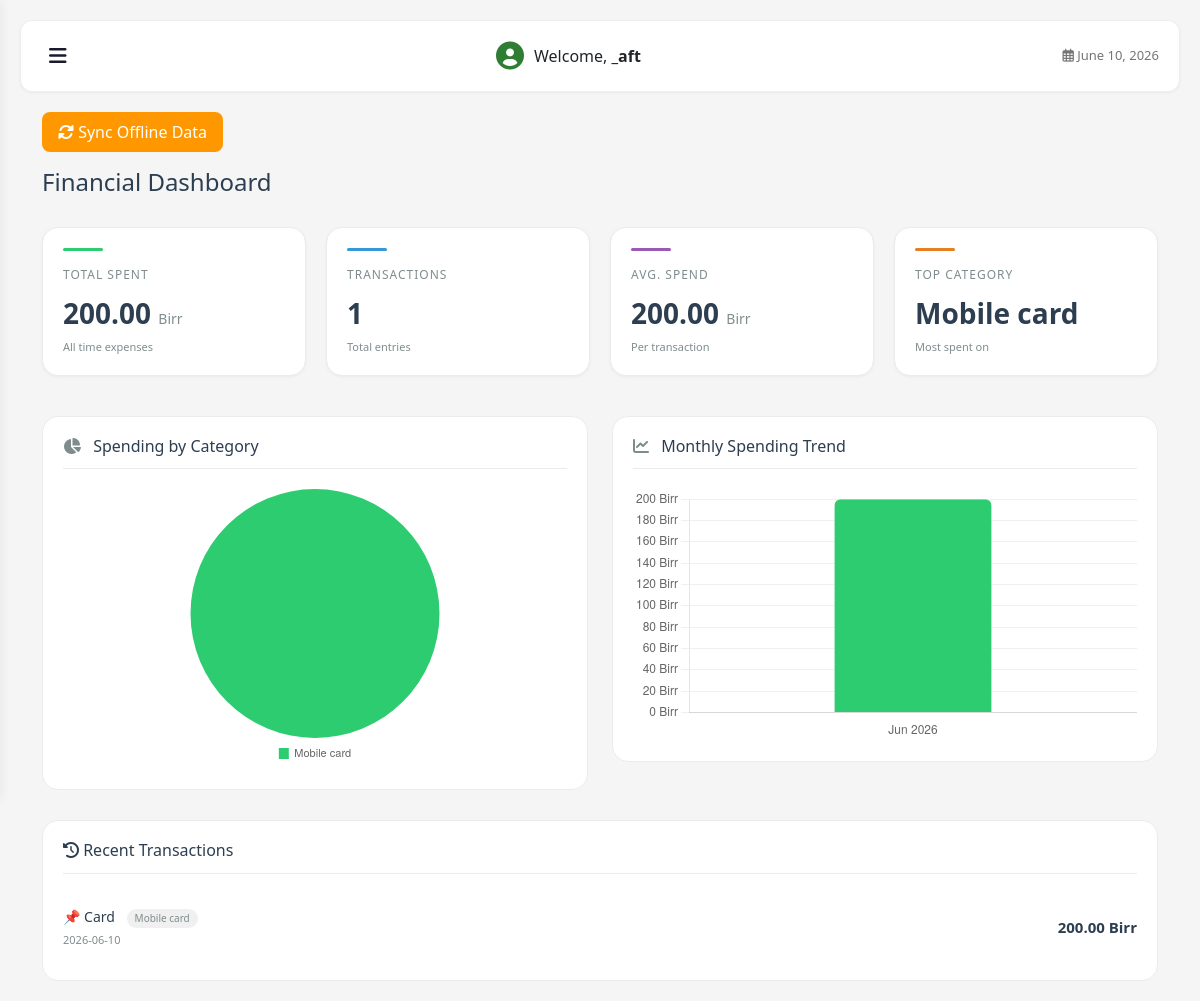
The page /dashboard (signed in) on the database its author committed.
### app.py (models this page shows, shortened)
class Expense(db.Model):
    id = db.Column(db.Integer, primary_key=True)
    user_id = db.Column(db.Integer, db.ForeignKey('user.id'), nullable=False)
    amount = db.Column(db.Float, nullable=False)
    category = db.Column(db.String(50))
    description = db.Column(db.String(200))
    date = db.Column(db.String(20))

### app.py (the view)
@app.route('/dashboard')
@login_required
def dashboard():
    expenses = Expense.query.filter_by(user_id=session['user_id']).all()
    cat_totals = {}
    for e in expenses:
        cat_totals[e.category] = cat_totals.get(e.category, 0) + e.amount
    total = sum(cat_totals.values())
    top_cat = max(cat_totals, key=cat_totals.get) if cat_totals else "None"
    category_distribution = []
    for cat, amount in cat_totals.items():
        percentage = (amount / total * 100) if total > 0 else 0
        category_distribution.append({
            'name': cat,
            'amount': amount,
            'percentage': round(percentage, 1)
        })
    category_distribution.sort(key=lambda x: x['amount'], reverse=True)
    month_totals = {}
    for e in expenses:
        if e.date:
            try:
                month_key = datetime.strptime(e.date, '%Y-%m-%d').strftime('%b %Y')
                month_totals[month_key] = month_totals.get(month_key, 0) + e.amount
            except:
                continue
    sorted_months = sorted(month_totals.keys(),
                          key=lambda x: datetime.strptime(x, '%b %Y'))
    return render_template('dashboard.html',
                           expenses=expenses,
                           category_labels=list(cat_totals.keys()),
                           category_values=list(cat_totals.values()),
                           month_labels=sorted_months,
                           month_values=[round(month_totals[m], 2) for m in sorted_months],
                           total_spent=round(total, 2),
                           average_spent=round(total/len(expenses), 2) if expenses else 0,
                           top_category=top_cat,
                           category_distribution=category_distribution)

### app.py (called while the page is built)
@app.after_request
def set_csrf_cookie(response):
    response.set_cookie('csrf_token', generate_csrf())
    return response

@app.before_request
def before_request():
    if request.headers.get('X-Forwarded-Proto') == 'http':
        url = request.url.replace('http://', 'https://', 1)
        return redirect(url, 301)

def login_required(f):
    @wraps(f)
    def decorated_function(*args, **kwargs):
        if 'user_id' not in session:
            flash('Please login to access this page.', 'warning')
            return redirect(url_for('login'))
        return f(*args, **kwargs)
    return decorated_function

@app.after_request
def add_security_headers(response):
    response.headers['X-Content-Type-Options'] = 'nosniff'
    response.headers['X-Frame-Options'] = 'SAMEORIGIN'
    response.headers['X-XSS-Protection'] = '1; mode=block'
    response.headers['Referrer-Policy'] = 'strict-origin-when-cross-origin'
    response.headers['Strict-Transport-Security'] = 'max-age=31536000; includeSubDomains'
    response.headers['Cache-Control'] = 'no-store, no-cache, must-revalidate, max-age=0'
    response.headers['Pragma'] = 'no-cache'
    response.headers['Expires'] = '0'
    return response

@app.context_processor
def inject_now():
    return {'now': datetime.now()}

@app.context_processor
def inject_csrf():
    from flask_wtf.csrf import generate_csrf
    return dict(csrf_token=generate_csrf)

@app.context_processor
def utility_processor():
    return {
        'get_auto_category': get_auto_category,
        'get_smart_category': get_smart_category
    }

### templates/dashboard.html (shortened to what this page needs)
{% extends "base.html" %}
{% block content %}
<div class="container">
    <div class="mb-3">
        <button id="syncBtn" class="btn-primary" style="background: #ff9800;">
            <i class="fas fa-sync-alt"></i> Sync Offline Data
        </button>
    </div>
    <div class="dashboard-header">
        <h2>Financial Dashboard</h2>
    </div>
    <div class="stats-grid">
        <div class="stat-card" onclick="window.location.href='{{ url_for('view_transactions') }}'">
            <div class="accent-line"></div>
            <div class="stat-label">TOTAL SPENT</div>
            <div class="stat-value">{{ "%.2f"|format(total_spent) }} <span class="stat-unit">Birr</span></div>
            <div class="stat-sub">All time expenses</div>
        </div>
        <div class="stat-card" onclick="window.location.href='{{ url_for('view_transactions') }}'">
            <div class="accent-line"></div>
            <div class="stat-label">TRANSACTIONS</div>
            <div class="stat-value">{{ expenses|length }}</div>
            <div class="stat-sub">Total entries</div>
        </div>
        <div class="stat-card" onclick="window.location.href='{{ url_for('view_transactions') }}'">
            <div class="accent-line"></div>
            <div class="stat-label">AVG. SPEND</div>
            <div class="stat-value">
                {% if expenses|length > 0 %}
                    {{ "%.2f"|format(average_spent) }}
                {% else %}
                    0.00
                {% endif %}
                <span class="stat-unit">Birr</span>
            </div>
            <div class="stat-sub">Per transaction</div>
        </div>
        <div class="stat-card" onclick="window.location.href='{{ url_for('view_transactions') }}'">
            <div class="accent-line"></div>
            <div class="stat-label">TOP CATEGORY</div>
            <div class="stat-value">{{ top_category if top_category else 'None' }}</div>
            <div class="stat-sub">Most spent on</div>
        </div>
    </div>
    <div class="row">
        <div class="col-md-6">
            <div class="chart-card">
                <h3><i class="fas fa-chart-pie"></i> Spending by Category</h3>
                <canvas id="categoryChart" style="max-height: 280px; width: 100%;"></canvas>
            </div>
        </div>
        <div class="col-md-6">
            <div class="chart-card">
                <h3><i class="fas fa-chart-line"></i> Monthly Spending Trend</h3>
                <canvas id="monthlyChart" style="max-height: 280px; width: 100%;"></canvas>
            </div>
        </div>
    </div>
    <div class="recent-card">
        <h3><i class="fas fa-history"></i> Recent Transactions</h3>
        {% if expenses %}
            {% for expense in expenses[:5] %}
            <div class="expense-item">
                <div class="expense-info">
                    <div class="expense-description">
                        {% if expense.category == 'Food' %}🥘
                        {% elif expense.category == 'Transport' %}🚗
                        {% elif expense.category == 'Utilities' %}💡
                        {% elif expense.category == 'Shopping' %}🛍️
                        {% elif expense.category == 'Healthcare' %}🏥
                        {% elif expense.category == 'Entertainment' %}🎬
                        {% elif expense.category == 'Education' %}📚
                        {% elif expense.category == 'Rent' %}🏠
                        {% else %}📌
                        {% endif %}
                        {{ expense.description }}
                        <span class="expense-category">{{ expense.category }}</span>
                    </div>
                    <div class="expense-date">{{ expense.date }}</div>
                </div>
                <div class="expense-amount">{{ "%.2f"|format(expense.amount) }} Birr</div>
            </div>
            {% endfor %}
        {% else %}
            <div class="empty-state">
                <div style="font-size: 48px; margin-bottom: 15px;">📭</div>
                <p>No expenses yet</p>
                <a href="{{ url_for('add_expense_page') }}" class="btn-primary" style="margin-top: 10px; display: inline-block;">➕ Add Your First Expense</a>
            </div>
        {% endif %}
    </div>
</div>
<script>
// Peaceful, minimal colors for charts
const peacefulColors = ['#2ecc71', '#3498db', '#9b59b6', '#e67e22', '#e74c3c', '#1abc9c', '#f1c40f'];
{% if category_labels and category_values %}
const ctx1 = document.getElementById('categoryChart').getContext('2d');
new Chart(ctx1, {
    type: 'pie',
    data: {
        labels: {{ category_labels|tojson }},
        datasets: [{
            data: {{ category_values|tojson }},
            backgroundColor: peacefulColors,
            borderWidth: 0
        }]
    },
    options: {
        responsive: true,
        maintainAspectRatio: true,
        plugins: {
            legend: {
                position: 'bottom',
                labels: {
                    font: { size: 11 },
                    boxWidth: 10
                }
            },
            tooltip: {
                callbacks: {
                    label: function(context) {
                        const value = context.raw || 0;
                        const total = context.dataset.data.reduce((a, b) => a + b, 0);
                        const percentage = ((value / total) * 100).toFixed(1);
                        return `${value.toFixed(2)} Birr (${percentage}%)`;
                    }
                }
            }
        }
    }
});
{% endif %}
{% if month_labels and month_values %}
const ctx2 = document.getElementById('monthlyChart').getContext('2d');
new Chart(ctx2, {
    type: 'bar',
    data: {
        labels: {{ month_labels|tojson }},
        datasets: [{
            label: 'Birr',
            data: {{ month_values|tojson }},
            backgroundColor: '#2ecc71',
            borderRadius: 6,
            barPercentage: 0.5,
            categoryPercentage: 0.7
        }]
    },
    options: {
        responsive: true,
        maintainAspectRatio: true,
        scales: {
            y: {
                beginAtZero: true,
                grid: { color: '#f0f0f0' },
                ticks: { callback: function(value) { return value + ' Birr'; } }
            },
            x: { grid: { display: false } }
        },
        plugins: {
            tooltip: {
                callbacks: {
                    label: function(context) {
                        return context.raw.toFixed(2) + ' Birr';
                    }
                }
            },
            legend: { display: false }
        }
    }
});
{% endif %}
</script>
{% endblock %}

### templates/base.html (shortened to what this page needs)
<!DOCTYPE html>
<html lang="en">
<head>
    <link href="https://cdn.jsdelivr.net/npm/bootstrap@5.1.3/dist/css/bootstrap.min.css" rel="stylesheet">
    <link rel="stylesheet" href="https://cdnjs.cloudflare.com/ajax/libs/font-awesome/6.0.0/css/all.min.css">
</head>
<body>
    <div class="main-content" id="mainContent">
        <div class="top-bar">
            <button class="menu-btn" id="menuBtn">
                <i class="fas fa-bars"></i>
            </button>
            <div class="user-info">
                <i class="fas fa-user-circle"></i>
                <span>Welcome, <strong>{{ session.get('username', 'User') }}</strong></span>
            </div>
            <div class="date-info">
                <i class="far fa-calendar-alt"></i>
                <span>{{ now.strftime('%B %d, %Y') if now else '' }}</span>
            </div>
        </div>
        {% block content %}{% endblock %}
    </div>
</body>
</html>

### templates/base.html (style rules this page uses)
:root { --green: #2e7d32; --yellow: #f9a825; --red: #c62828; --dark: #1a1a2e; --light: #f5f5f5; --gray: #757575; }
* { margin: 0; padding: 0; box-sizing: border-box; }
body { font-family: 'Segoe UI', Tahoma, Geneva, Verdana, sans-serif; background: var(--light); overflow-x: hidden; }
.main-content { margin-left: 0; padding: 20px; min-height: 100vh; transition: margin-left 0.3s ease; }
.top-bar { background: white; padding: 12px 20px; border-radius: 12px; margin-bottom: 20px; display: flex; justify-content: space-between; align-items: center; box-shadow: 0 1px 3px rgba(0,0,0,0.05); border: 1px solid #eee; }
.menu-btn { background: none; border: none; font-size: 20px; cursor: pointer; color: var(--dark); padding: 8px; border-radius: 8px; transition: background 0.2s; }
.user-info { display: flex; align-items: center; gap: 10px; }
.user-info i { font-size: 28px; color: var(--green); }
.date-info { color: var(--gray); font-size: 13px; }
.stat-card { background: white; border-radius: 12px; padding: 20px; text-align: center; box-shadow: 0 1px 3px rgba(0,0,0,0.05); border: 1px solid #eee; transition: transform 0.2s; }
.expense-item { padding: 12px 0; border-bottom: 1px solid #eee; display: flex; justify-content: space-between; align-items: center; }
.expense-item:last-child { border-bottom: none; }
.stats-grid { display: grid; grid-template-columns: repeat(auto-fit, minmax(200px, 1fr)); gap: 20px; margin-bottom: 30px; }
.btn-primary { background: var(--green); color: white; border: none; padding: 8px 16px; border-radius: 8px; cursor: pointer; }
h2 { font-size: 20px; margin-bottom: 20px; color: var(--dark); }

### templates/dashboard.html (style rules this page uses)
:root { --peace-green: #2ecc71; --peace-blue: #3498db; --peace-purple: #9b59b6; --peace-orange: #e67e22; --peace-red: #e74c3c; --peace-gray: #95a5a6; --peace-light: #f8f9fa; --peace-border: #e9ecef; --peace-text: #2c3e50; --peace-text-light: #7f8c8d; }
.dashboard-header { margin-bottom: 30px; }
.dashboard-header h2 { font-size: 24px; font-weight: 500; color: var(--peace-text); margin: 0; }
.stats-grid { display: grid; grid-template-columns: repeat(4, 1fr); gap: 20px; margin-bottom: 40px; }
.stat-card { background: white; border-radius: 16px; padding: 20px; text-align: left; border: 1px solid var(--peace-border); transition: all 0.2s; cursor: pointer; }
.stat-card .accent-line { width: 40px; height: 3px; border-radius: 3px; margin-bottom: 15px; }
.stat-card:nth-child(1) .accent-line { background: var(--peace-green); }
.stat-card:nth-child(2) .accent-line { background: var(--peace-blue); }
.stat-card:nth-child(3) .accent-line { background: var(--peace-purple); }
.stat-card:nth-child(4) .accent-line { background: var(--peace-orange); }
.stat-card .stat-label { font-size: 12px; text-transform: uppercase; letter-spacing: 1px; color: var(--peace-text-light); margin-bottom: 8px; }
.stat-card .stat-value { font-size: 28px; font-weight: 600; color: var(--peace-text); margin-bottom: 5px; word-break: break-word; }
.stat-card .stat-unit { font-size: 14px; font-weight: normal; color: var(--peace-text-light); }
.stat-card .stat-sub { font-size: 11px; color: var(--peace-text-light); margin-top: 5px; }
.chart-card { background: white; border-radius: 16px; padding: 20px; margin-bottom: 30px; border: 1px solid var(--peace-border); }
.chart-card h3 { font-size: 16px; font-weight: 500; color: var(--peace-text); margin-bottom: 20px; padding-bottom: 12px; border-bottom: 1px solid var(--peace-border); }
.chart-card h3 i { color: var(--peace-text-light); margin-right: 8px; }
.recent-card { background: white; border-radius: 16px; padding: 20px; border: 1px solid var(--peace-border); }
.recent-card h3 { font-size: 16px; font-weight: 500; color: var(--peace-text); margin-bottom: 20px; padding-bottom: 12px; border-bottom: 1px solid var(--peace-border); }
.expense-item { display: flex; justify-content: space-between; align-items: center; padding: 12px 0; border-bottom: 1px solid var(--peace-border); }
.expense-item:last-child { border-bottom: none; }
.expense-info { flex: 1; }
.expense-description { font-weight: 500; color: var(--peace-text); margin-bottom: 4px; font-size: 14px; }
.expense-date { font-size: 11px; color: var(--peace-text-light); }
.expense-category { display: inline-block; padding: 2px 8px; background: #f0f0f0; border-radius: 20px; font-size: 10px; margin-left: 8px; color: var(--peace-text-light); }
.expense-amount { font-weight: 600; color: var(--peace-text); font-size: 15px; white-space: nowrap; }

### rows shown on the page
Expense: date "June 10, 2026", category "Mobile card", description "Card", date "2026-06-10", amount "200.00"

### other values the page prints
{{ session.get('username', 'User') }} "_aft"
{{ "%.2f"|format(total_spent) }} "200.00"
{{ expenses|length }} "1"
{{ "%.2f"|format(average_spent) }} "200.00"
chart data {{ category_labels|tojson }} ["Mobile card"]
chart data {{ month_values|tojson }} [200.0]
